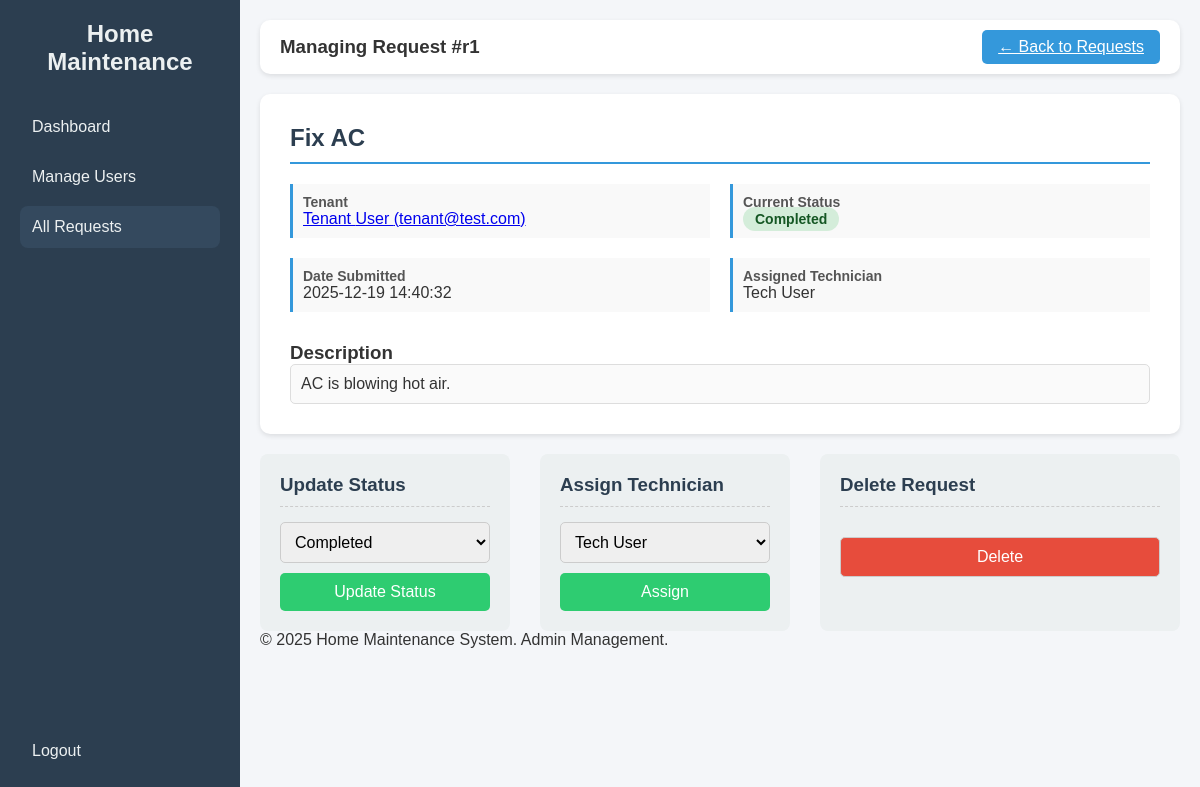
Screenshot of /admin/manage_request/r1 (signed in) with the database file from the repository.
### tables this page shows
CREATE TABLE requests (
        id TEXT PRIMARY KEY,
        title TEXT,
        description TEXT,
        status TEXT,
        assigned_to TEXT,
        date TEXT,
        user_id TEXT,
        FOREIGN KEY(user_id) REFERENCES users(id),
        FOREIGN KEY(assigned_to) REFERENCES users(id)
    );

CREATE TABLE users (
        id TEXT PRIMARY KEY,
        fname TEXT,
        lname TEXT,
        email TEXT UNIQUE,
        password TEXT,
        role TEXT,
        birth_date TEXT,
        gender TEXT
    );

### app.py (the view)
@app.route('/admin/manage_request/<request_id>', methods=['GET', 'POST'])
@login_Authentication
@Role_Authentication(["admin"])
def admin_manage_request(request_id):
    conn = get_db_connection()
    if request.method == 'POST':
        action = request.form.get('action')
        if action == 'update_status' or action == 'assign_technician':
            new_status = request.form.get('status')
            new_assigned_to = request.form.get('assigned_to')
            if action == 'update_status' and new_status in ['Pending', 'In Progress', 'Completed']:
                conn.execute("UPDATE requests SET status = ? WHERE id = ?", (new_status, request_id))
                conn.commit()
                flash(f"Request {request_id} status updated to **{new_status}**.", 'success')
            elif action == 'assign_technician':
                tech_id = new_assigned_to if new_assigned_to != 'none' else None
                conn.execute("UPDATE requests SET assigned_to = ? WHERE id = ?", (tech_id, request_id))
                conn.commit()
                flash(f"Request {request_id} assignment updated.", 'success')
        elif action == 'delete':
            conn.execute("DELETE FROM requests WHERE id = ?", (request_id,))
            conn.commit()
            conn.close()
            flash(f"Request {request_id} permanently deleted.", 'success')
            return redirect(url_for('admin_dashboard'))
        conn.close()
        return redirect(url_for('admin_manage_request', request_id=request_id))
    else:
        request_query = """
            SELECT r.*,
                   u_tenant.fname AS tenant_fname, u_tenant.lname AS tenant_lname, u_tenant.email AS tenant_email,
                   u_tech.fname AS tech_fname, u_tech.lname AS tech_lname
            FROM requests r
            JOIN users u_tenant ON r.user_id = u_tenant.id
            LEFT JOIN users u_tech ON r.assigned_to = u_tech.id
            WHERE r.id = ?
        """
        request_data = conn.execute(request_query, (request_id,)).fetchone()
        if not request_data:
            conn.close()
            flash("Request not found.", 'error')
            return redirect(url_for('admin_dashboard'))
        technicians = conn.execute(
            "SELECT id, fname, lname FROM users WHERE role = 'technician'"
        ).fetchall()
        conn.close()
        assigned_name = f"{request_data['tech_fname']} {request_data['tech_lname']}" if request_data['tech_fname'] else 'Unassigned'
        return render_template('admin_manage_request.html',
                               request_data=request_data,
                               technicians=technicians,
                               assigned_name=assigned_name,
                               role=session.get('role'))

### app.py (called while the page is built)
def get_db_connection():
    conn = sqlite3.connect(DB_NAME)
    conn.row_factory = sqlite3.Row
    return conn

def login_Authentication(f):
    @wraps(f)
    def decorated_function(*args, **Kwargs):
        if 'User_id' not in session:
            flash('Please log in to access this page.')
            return redirect(url_for("login"))
        return f(*args, **Kwargs)
    return decorated_function

def Role_Authentication(allowed_roles):
    def decorator(f):
        @wraps(f)
        def decorated_function(*args, **Kwargs):
            if 'role' not in session:
                flash('Access denied. Please log in.')
                return redirect(url_for("login"))
            if session['role'] not in allowed_roles:
                flash('Access denied. Insufficient privileges.')
                return redirect(url_for("dashboard"))
            return f(*args, **Kwargs)
        return decorated_function
    return decorator

### templates/admin_manage_request.html (shortened to what this page needs)
<!DOCTYPE html>
<html lang="en">
<head>
</head>
<body>
    <div class="sidebar">
        <div>
            <h2>Home Maintenance</h2>
            <a href="{{ url_for('admin_dashboard') }}">Dashboard</a>
            <a href="{{ url_for('admin_users') }}">Manage Users</a>
            <a href="{{ url_for('admin_all_requests') }}" class="active">All Requests</a>
        </div>
        <div>
            <a href="{{ url_for('logout') }}">Logout</a>
        </div>
    </div>
    <div class="main">
        <div class="top-bar">
            <h3>Managing Request #{{ request_data.id }}</h3>
            <a href="{{ url_for('admin_all_requests') }}" class="logout-btn" style="background: #3498db;">← Back to Requests</a>
        </div>
        <div class="content-section">
            <h2>{{ request_data.title }}</h2>
            <div class="detail-grid">
                <div class="detail-item">
                    <strong>Tenant</strong>
                    <p>
                        <a href="{{ url_for('admin_view_tenant_requests', tenant_id=request_data.user_id) }}" class="action-link">
                            {{ request_data.tenant_fname }} {{ request_data.tenant_lname }} ({{ request_data.tenant_email }})
                        </a>
                    </p>
                </div>
                <div class="detail-item">
                    <strong>Current Status</strong>
                    <p>
                        {% if request_data.status == 'Pending' %}
                            <span class="status-badge status-pending">Pending</span>
                        {% elif request_data.status == 'Completed' %}
                            <span class="status-badge status-completed">Completed</span>
                        {% else %}
                            <span class="status-badge status-in-progress">In Progress</span>
                        {% endif %}
                    </p>
                </div>
                <div class="detail-item">
                    <strong>Date Submitted</strong>
                    <p>{{ request_data.date }}</p>
                </div>
                <div class="detail-item">
                    <strong>Assigned Technician</strong>
                    <p>{{ assigned_name }}</p>
                </div>
            </div>
            <h3>Description</h3>
            <p style="padding: 10px; border: 1px solid #ddd; border-radius: 5px; background: #fafafa; white-space: pre-wrap;">{{ request_data.description }}</p>
        </div>
        <div class="management-actions">
            <div class="action-box">
                <h3>Update Status</h3>
                <form method="POST" action="{{ url_for('admin_manage_request', request_id=request_data.id) }}">
                    <select name="status" required>
                        <option value="Completed" {% if request_data.status == 'Completed' %}selected{% endif %}>Completed</option>
                    </select>
                    <button type="submit" class="update-btn">Update Status</button>
                </form>
            </div>
            <div class="action-box">
                <h3>Assign Technician</h3>
                <form method="POST" action="{{ url_for('admin_manage_request', request_id=request_data.id) }}">
                    <select name="assigned_to" required>
                        {% for tech in technicians %}
                            <option value="{{ tech.id }}" {% if request_data.assigned_to == tech.id %}selected{% endif %}>
                                {{ tech.fname }} {{ tech.lname }}
                            </option>
                        {% endfor %}
                    </select>
                    <button type="submit" class="update-btn">Assign</button>
                </form>
            </div>
            <div class="action-box" style="flex-basis: 150px;">
                <h3>Delete Request</h3>
                <form method="POST" action="{{ url_for('admin_manage_request', request_id=request_data.id) }}" onsubmit="return confirm('Are you sure you want to permanently delete this request? This action cannot be undone.');">
                    <button type="submit" class="delete-btn">Delete</button>
                </form>
            </div>
        </div>
        <footer>
            <p>&copy; 2025 Home Maintenance System. Admin Management.</p>
        </footer>
    </div>
</body>
</html>

### templates/admin_manage_request.html (style rules this page uses)
* { margin: 0; padding: 0; box-sizing: border-box; }
body { font-family: Arial, sans-serif; display: flex; background: #f4f6f9; min-height: 100vh; color: #333; }
.sidebar { width: 240px; background: #2c3e50; color: #fff; display: flex; flex-direction: column; justify-content: space-between; padding: 20px; }
.sidebar h2 { text-align: center; margin-bottom: 30px; color: #ecf0f1; }
.sidebar a { color: #ecf0f1; text-decoration: none; padding: 12px; border-radius: 8px; display: block; margin: 8px 0; transition: 0.3s; cursor: pointer; }
.sidebar a.active { background: #34495e; }
.main { flex: 1; display: flex; flex-direction: column; padding: 20px; }
.top-bar { display: flex; justify-content: space-between; align-items: center; background: #fff; padding: 10px 20px; border-radius: 10px; box-shadow: 0 2px 5px rgba(0,0,0,0.1); margin-bottom: 20px; }
.logout-btn { padding: 8px 16px; background: #e74c3c; color: white; border: none; border-radius: 5px; cursor: pointer; transition: 0.3s; }
.content-section { background: #fff; padding: 30px; border-radius: 10px; box-shadow: 0 2px 5px rgba(0,0,0,0.1); margin-bottom: 20px; }
.content-section h2 { color: #2c3e50; border-bottom: 2px solid #3498db; padding-bottom: 10px; margin-bottom: 20px; }
.detail-grid { display: grid; grid-template-columns: 1fr 1fr; gap: 20px; margin-bottom: 30px; }
.detail-item { padding: 10px; border-left: 3px solid #3498db; background: #f9f9f9; }
.detail-item strong { display: block; color: #555; font-size: 14px; }
.detail-item p { margin: 0; font-size: 16px; font-weight: 500; }
.management-actions { display: flex; gap: 30px; }
.action-box { flex: 1; background: #ecf0f1; padding: 20px; border-radius: 8px; }
.action-box h3 { color: #2c3e50; margin-bottom: 15px; border-bottom: 1px dashed #ccc; padding-bottom: 10px; }
.action-box form { display: flex; flex-direction: column; gap: 10px; }
.action-box select, .action-box button { padding: 10px; border-radius: 5px; border: 1px solid #ccc; font-size: 16px; }
.action-box button.update-btn { background: #2ecc71; color: white; border: none; cursor: pointer; transition: 0.3s; }
.delete-btn { background: #e74c3c; color: white; border: none; cursor: pointer; margin-top: 15px; }
.status-badge { padding: 4px 12px; border-radius: 12px; font-size: 14px; font-weight: bold; }
.status-completed { background: #d4edda; color: #155724; }

### rows the page displays
requests: id "r1", title "Fix AC", date "2025-12-19 14:40:32", description "AC is blowing hot air.", status "Completed", assigned_to "Tech User"
users: tenant_fname "Tenant", tenant_lname "User", tenant_email "tenant@test.com"

### other values shown
{{ assigned_name }} "Tech User"
